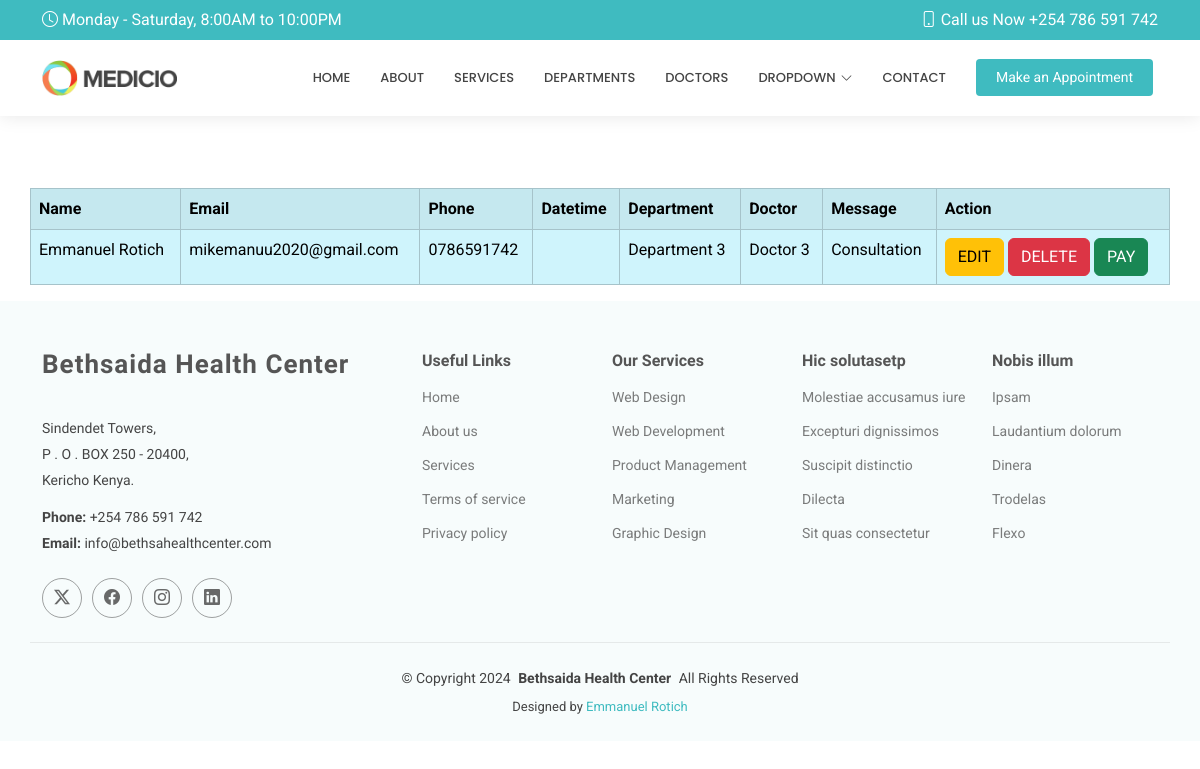
/show/, run on an earlier commit of the app's database.
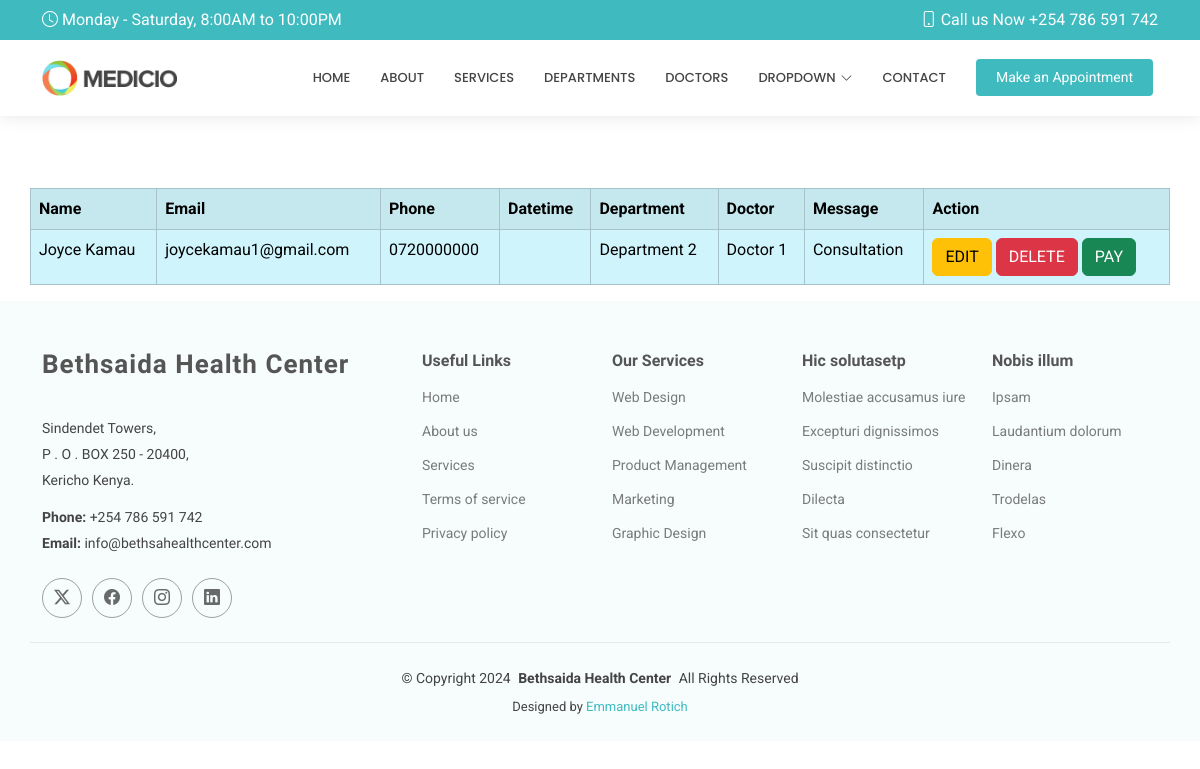
And on a later commit of the database.
### myapp/models.py (models this page shows, shortened)
class Appointment(models.Model):
    name = models.CharField(max_length=20)
    email = models.EmailField()
    phone = models.CharField(max_length=20)
    date = models.DateTimeField()
    department = models.CharField(max_length=20)
    doctor = models.CharField(max_length=20)
    message = models.TextField()

### myapp/views.py (the view)
# urls.py: path('show/', views.show, name='show'),
def show(request):
    allappointments=Appointment.objects.all()
    return render(request, 'show.html', {'appointment':allappointments})

### templates/show.html
{% extends 'starter-page.html' %}
{% load static %}
{% block body %}
    <br><br><br>
    <div class="table-responsive-sm table-responsive-md table-responsive-lg table-responsive-xl">
    <table class="table table-info table-bordered table-striped container">
    <tr>
        <th>Name</th>
        <th>Email</th>
        <th>Phone</th>
        <th>Datetime</th>
        <th>Department</th>
        <th>Doctor</th>
        <th>Message</th>
        <th>Action</th>
    </tr>
    {% for x in appointment %}
        <tr>
            <td>{{ x.name }}</td>
            <td>{{ x.email }}</td>
            <td>{{ x.phone }}</td>
            <td>{{ x.datetime }}</td>
            <td>{{ x.department }}</td>
            <td>{{ x.doctor }}</td>
            <td>{{ x.message }}</td>
            <td>
                <a href="" class="btn btn-warning">EDIT</a>
                <a href="/delete/{{ x.id }}" class="btn btn-danger">DELETE</a>
                <a href="" class="btn btn-success">PAY</a>
            </td>
        </tr>
    {% endfor %}
    </table>
    </div>
{% endblock %}

What changed in the data, as far as the page shows it:
removed Appointment: name "Emmanuel Rotich", email "mikemanuu2020@gmail.com", phone "0786591742", department "Department 3", doctor "Doctor 3", message "Consultation"
added Appointment: name "Joyce Kamau", email "joycekamau1@gmail.com", phone "0720000000", department "Department 2", doctor "Doctor 1", message "Consultation"
